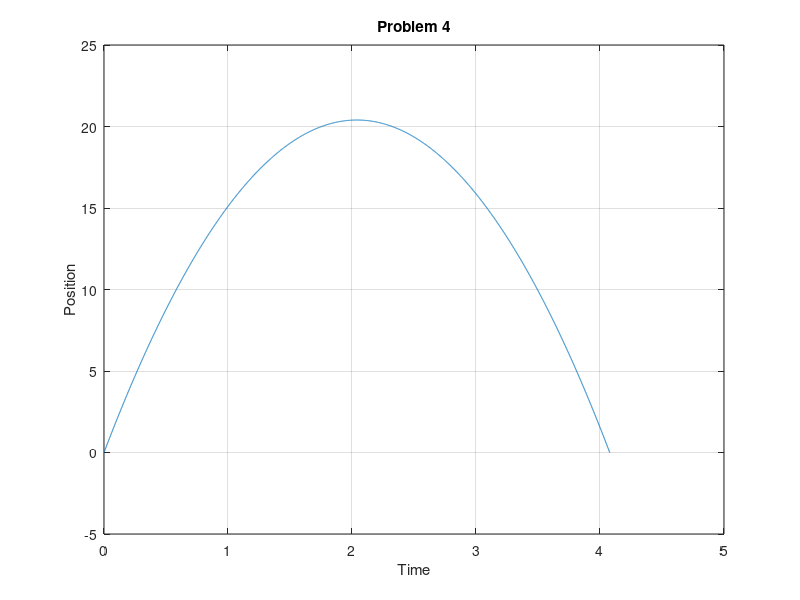

Write the MATLAB code that produced this figure.
%2021-10-15
%Loops

clear, clc, format compact
%Problem 1

    %Problem 1A

for a=(1:1:10)  %set the range of numbers
    k=a^2;      %function applied to range
    disp(k)     %print the result
end             %complete loop

    %Problem 1B

i=0;            %set intger value
while i<10      %set inequality to determine range of numbers
    i=i+1;      %set accumulator value so all 10 values can be displayed
    c=i^2;      %function applied to range
    disp(c)     %print result
end             %complete loop

%End of Script
% ---

%Problem 2

fib1 = ('Input first term of the Fibonacci sequence: ');    %first fibonacci term desired
fib1 = input(fib1);                                         %set input to an integer
fib2 = ('Input second term of the Fibonacci sequence: ');   %second fibonacci term desired
fib2 = input(fib2);                                         %set input to an integer
n = ('Input number of Elements: ');                         %number of elements desired
n = input(n);                                               %set input to an integer
s(1)=fib1;                                                  %s(1) will represent the first integer in the vector
s(2)=fib2;                                                  %s(2) will represent the second integer in the vector
for i=3:n                                                   %formula executed for all terms after first and second
    s(i)=s(i-1)+s(i-2);                                     %the interger will be the sum of the two integers behind it in the sequence
end
disp(s)                                                     %display the sequence

%End of Script
%---

%Problem 3

%Probability of One Six-Sided a Roll

b=0;
a=0;
for p=[1:1000]
    rolls=0;
    while rolls<10
        rolls=randi([1,6]+rolls);
        if rolls==10
            b=b+1;
        else
            a=a+1;
        end
    end
end
b;
a;
probability=(b/(a+b))*100;
disp('Probability of Winning is '+probability+'%')

%Probability of One Game
total=0;

while total<10
    total=total+randi(6);
end

if total==10
    disp('YOU HAVE WON THE GAME!')
else
    disp('you lose')
end

%End of Script
%---

%Problem 4

v0=20;                      %initial velocity
y0=0;                       %initial height
t0=0;                       %initial time
a=-9.81;                    %acceleration due to gravity
dt=.001;                    %timestep
i=1;                        %index counter
v(i)=v0+(a*dt);             %formula for velocity
y(i)=y0+(v0*dt);            %formula for height
t(i)=t0+dt;                 %formula for time
while y(i)>0
    v(i+1)=v(i)+(a*dt);     %adjusted formula for velocity
    y(i+1)=y(i)+(v(i)*dt);  %adjusted formula for height
    t(i+1)=t(i)+dt;         %adjusted formula for time
    i=i+1;
end

plot(t,y)
grid on
title('Problem 4')
xlabel('Time')
ylabel('Position')

%End of Script
%---